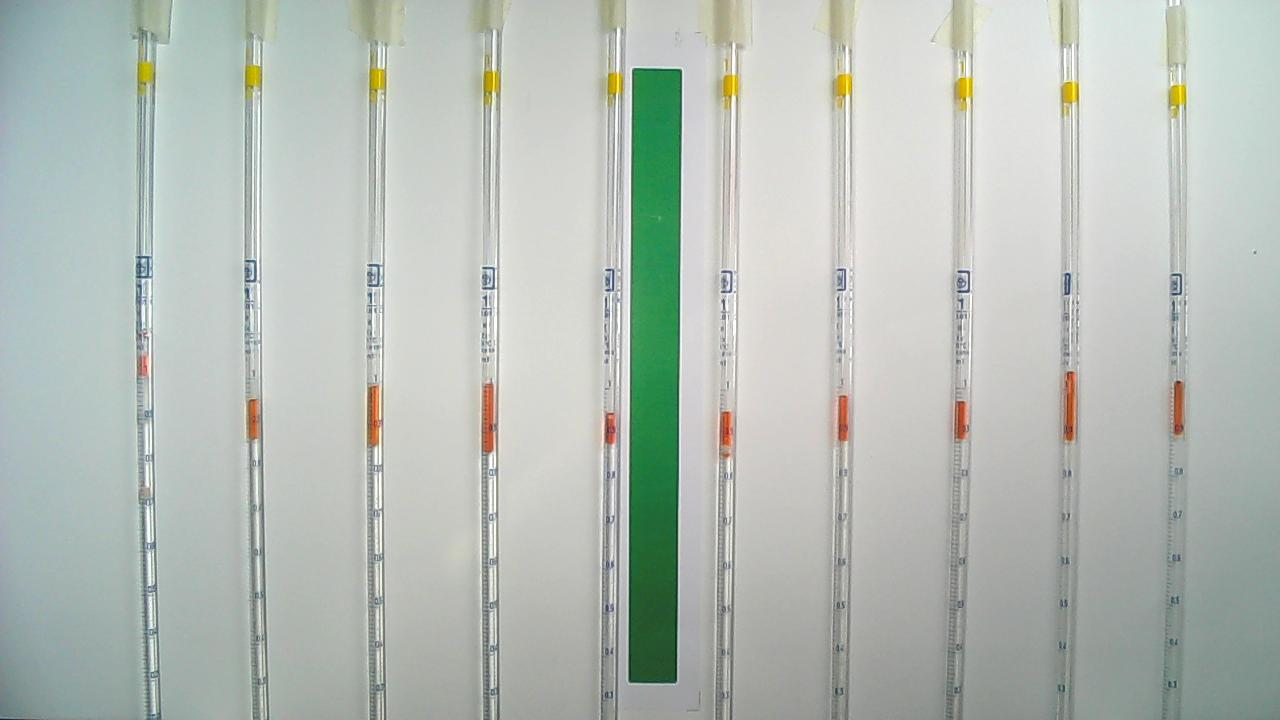
%> input picture 0109.jpg, 1280 x 720 px
$ octave image_proc.m   (GNU Octave 9; MATLAB toolbox functions it lacks are replaced by stand-ins)
%> lines starting %> are read from the running program, lines starting %| are printed output that depends on the picture; in (x1, y1, x2, y2) boxes, pixels count from 0 and x2, y2 are one past the last pixel; in counts of white or black regions, pixels touching at a corner belong together; the program's own positions count from 1
%% Workplace cleaning
clear all
clc
clf
close all
%%

x=imresize(imread('0109.jpg'),[.8]);

gray_im=rgb2gray(uint8(x));
imshow(gray_im);

%image channel separation
red=x(:,:,1);
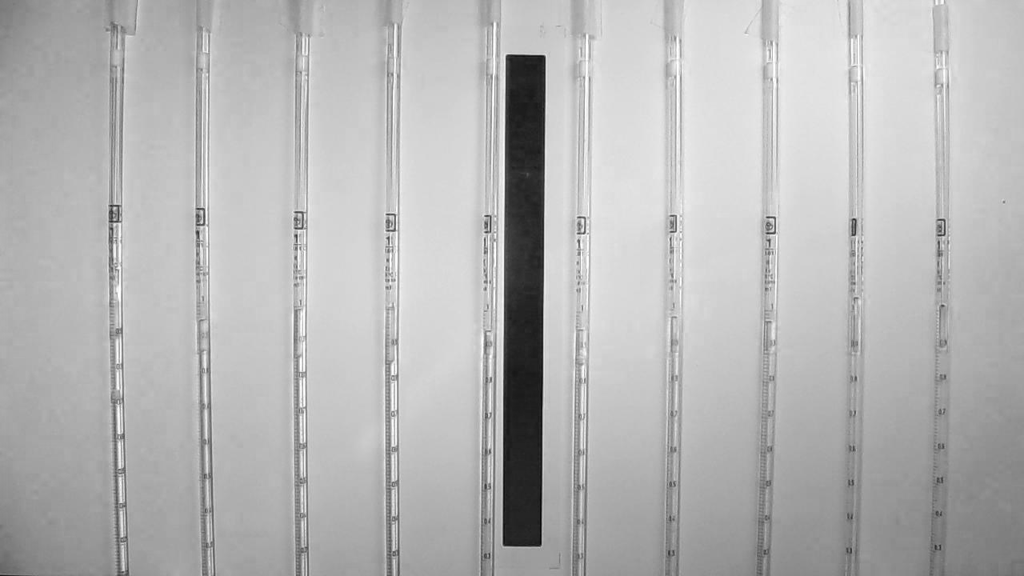
%> red: size 576x1024 uint8; min 5, max 255, mean 182
green=x(:,:,2);
blue=x(:,:,3);
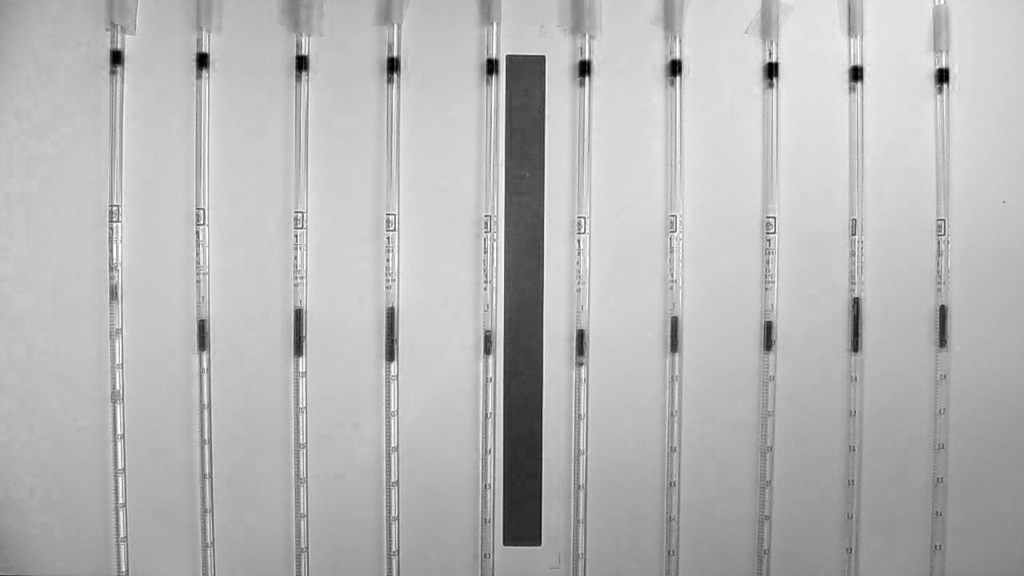
%> blue: size 576x1024 uint8; min 0, max 255, mean 183.1
%bw=imbinarize(gray_im);
% bw = imbinarize(gray_im,'adaptive','ForegroundPolarity','dark','Sensitivity',0.45);

%ploting original Image
subplot(2,2,1)
imshow(x)
title('Original image')

%%
e = imbinarize(green,'adaptive','ForegroundPolarity','dark','Sensitivity',0.35);
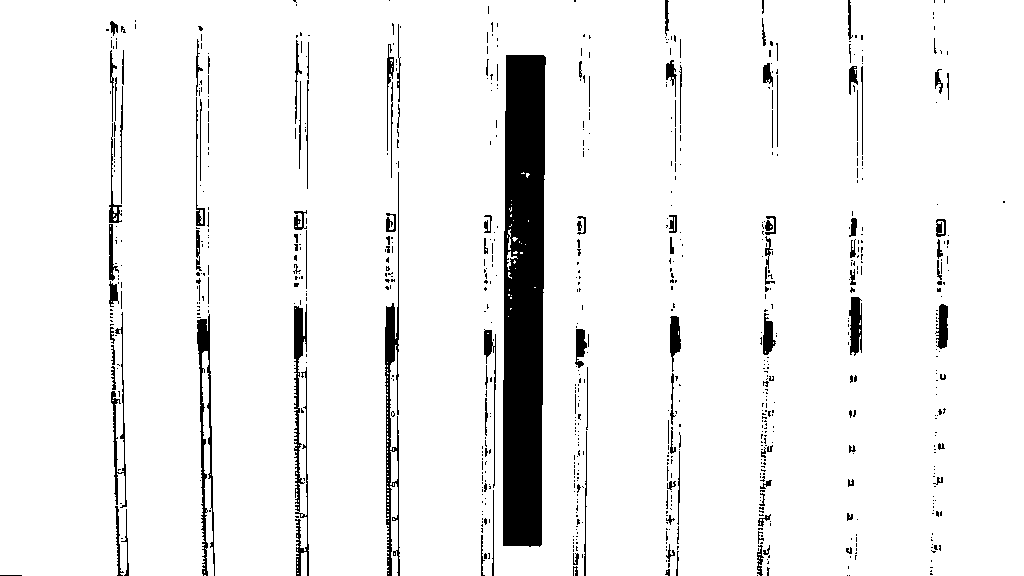
%> e: size 576x1024 logical; 93.5% white; 737 black regions (611 under 20 px), largest, box (x1, y1, x2, y2) and area: (503, 55, 546, 547) 19079, (385, 172, 400, 576) 2023, (294, 304, 309, 576) 1646
f=green>105;
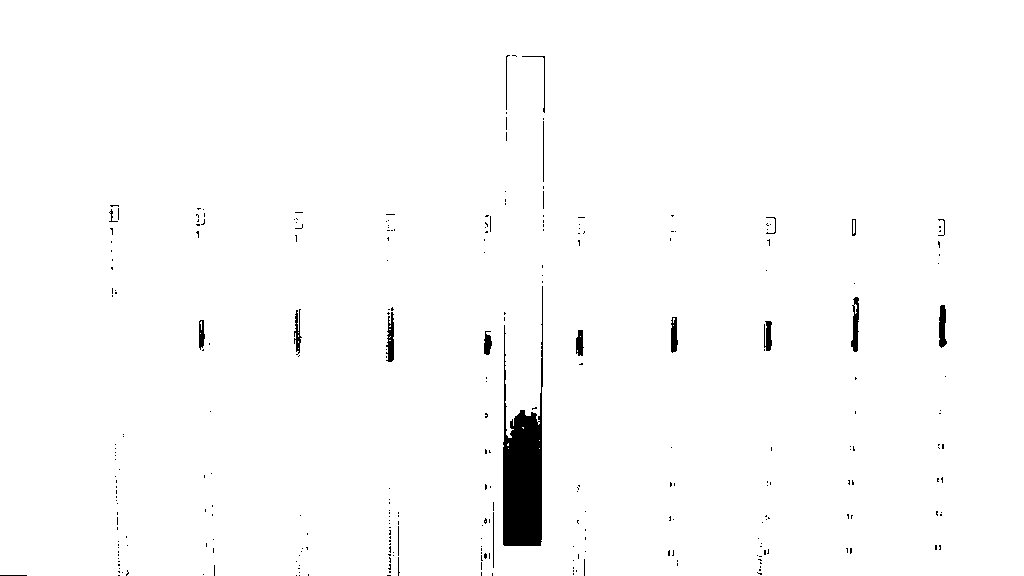
%> f: size 576x1024 logical; 98.6% white; 285 black regions (264 under 20 px)
% imshow(e)
f=regionprops(e,'all');
%> f = 140 regions; largest, box (x1, y1, x2, y2), Area, Centroid, MajorAxisLength, MinorAxisLength and Eccentricity: (0, 0, 1024, 576) 548918 [514.5 286.1] 1207.5 668.5 0.833, (202, 351, 214, 576) 1288 [208 464.9] 264.3 7.24 1, (390, 483, 398, 576) 559 [395.1 529.4] 105.1 7.87 0.997

g=bwareaopen(e,35);
%> g: size 576x1024 logical; 93.5% white; 737 black regions (611 under 20 px), largest, box (x1, y1, x2, y2) and area: (503, 55, 546, 547) 19199, (385, 172, 400, 576) 2127, (294, 304, 309, 576) 1674
se= strel('square',3);
h=imdilate(g,se);
%> h: size 576x1024 logical; 96.2% white; 171 black regions (138 under 20 px), largest, box (x1, y1, x2, y2) and area: (504, 56, 545, 545) 17992, (386, 307, 397, 393) 489, (850, 298, 861, 352) 405
i=1-h;
i1=bwareaopen(i,60);

subplot(2,2,2)
imshow(i1)
title('Binary image')
LB = 65;
UB = 700;
Iout = xor(bwareaopen(i1,LB),  bwareaopen(i1,UB));
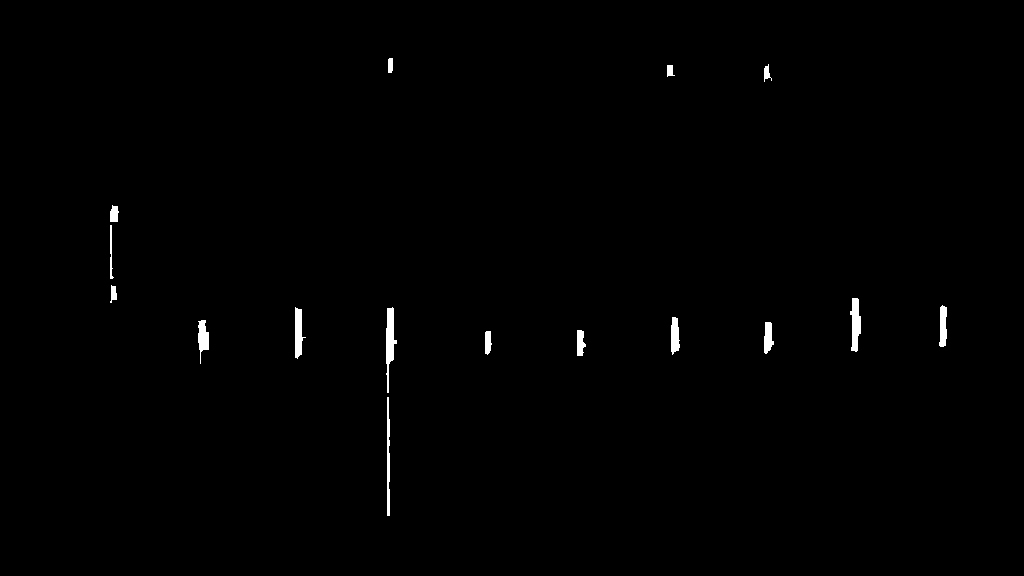
%> Iout: size 576x1024 logical; 0.59% white; 16 white regions, largest, box (x1, y1, x2, y2) and area: (386, 307, 397, 393) 489, (850, 298, 861, 352) 405, (295, 307, 306, 359) 346
subplot(2,2,3)
imshow(Iout);
title('Cleaning');

Iout1 = imfill(Iout,'holes');
[L,n]=bwlabel(Iout1);
%> L: size 576x1024 double; 17 distinct labels, from 0 to 16
%> n = 16
j=regionprops(Iout1,'Centroid');
%> j = 16 regions; first 5, Centroid: [114.8 214.8], [111.6 253.5], [114.1 294.2], [203.6 338], [299 333.3]
for i=1:length(j)
x_c(i)=j(i).Centroid(1);
y_c(i)=j(i).Centroid(2);

end
%> this loop made 16 passes
%> after the loop, x_c = [114.8 111.6 114.1 203.6 299 390.5 388.9 391 488.5 581 670.6 675.5 767.4 768.7 856.2 943.7]; y_c = [214.8 253.5 294.2 338 333.3 341.9 460 65.92 342.9 343.4 71.23 336.4 73.72 338.2 324.6 326.9]
pos_x=x_c';
%> pos_x = [114.8; 111.6; 114.1; 203.6; 299; 390.5; 388.9; 391; 488.5; 581; 670.6; 675.5; 767.4; 768.7; 856.2; 943.7]
pos_y=y_c';
%> pos_y = [214.8; 253.5; 294.2; 338; 333.3; 341.9; 460; 65.92; 342.9; 343.4; 71.23; 336.4; 73.72; 338.2; 324.6; 326.9]
disp('Number of pippet is : ')
n
%> n = 16


%%

position=[100,100];

kk=insertText(x,position,num2str(ceil((y_c))),...
    'BoxOpacity',0.4,'FontSize',32,'BoxColor','black');
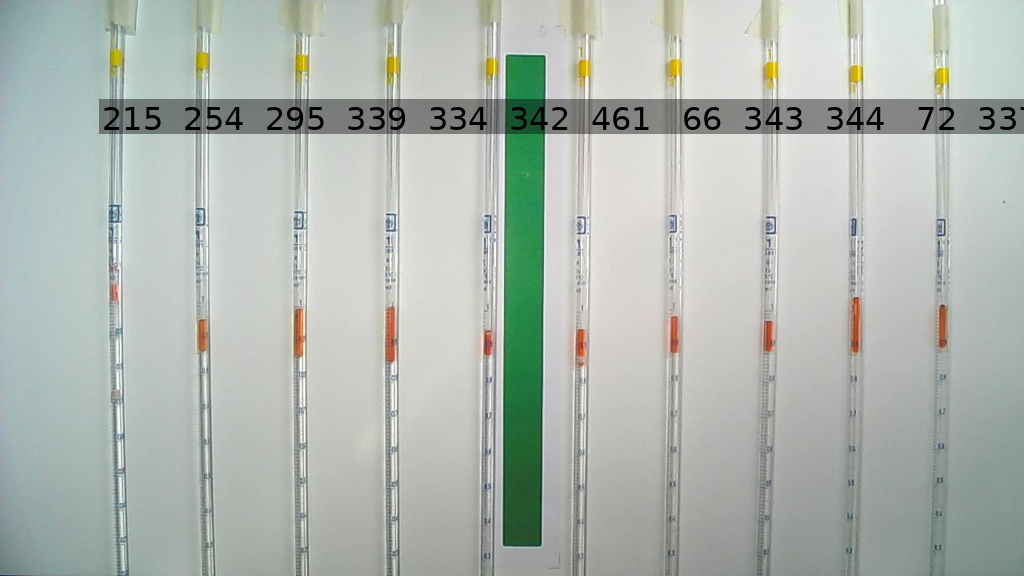
%> kk: size 576x1024x3 uint8; mean R, G, B 176.7, 183.9, 177.6
subplot(2,2,4)
imageHandle=imshow(kk);
title('Water level and image number according to pixel')

axesHandle = ancestor(imageHandle, 'axes');
hold(axesHandle, 'on')
%%test
s = regionprops(L, 'Extrema');
%> s = 16 items
for k = 1:numel(s)
   e = s(k).Extrema;
   text(e(1,1), e(1,2), sprintf('%d', k), ...
      'Parent', axesHandle, ...
      'Clipping', 'on', ...
      'Color', 'b', ...
      'FontWeight', 'bold');
end
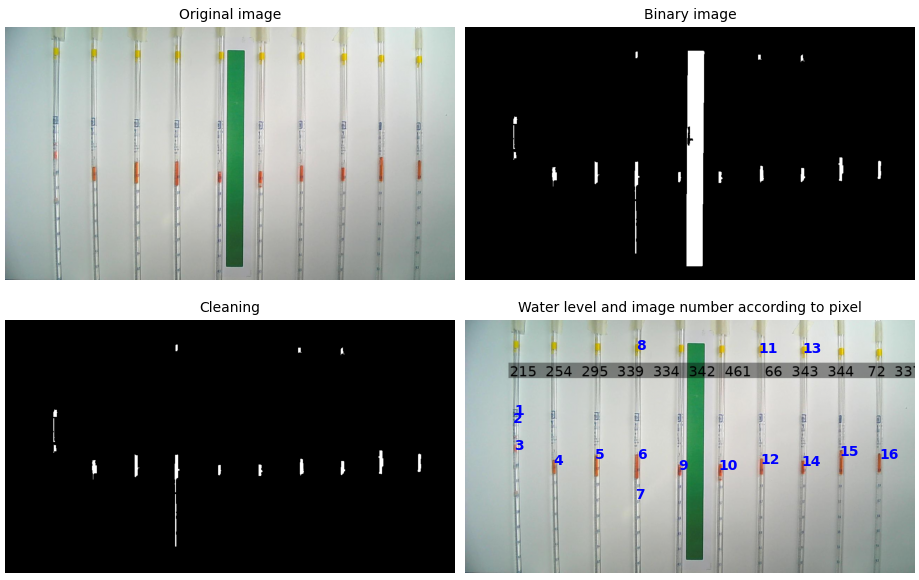
%> figure redrawn from the program's plot data, 4 panels
